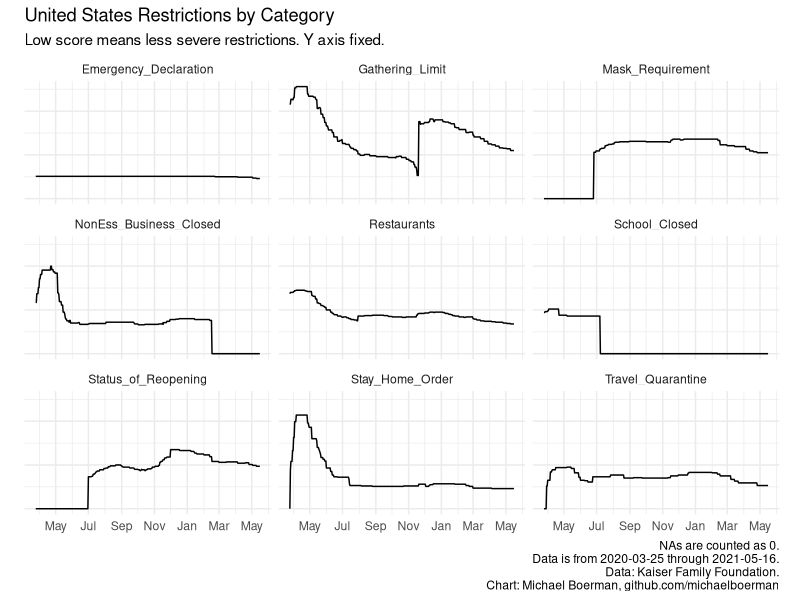

The R source for this figure: (Note: this script raises an error after producing the figure.)
# 032_plot_raw_series.R
# Michael Boerman January 2021
# 
# output: categories_states.png 
#         categories_national.png

# ---- Setup ------------------------------------------------------------------#

library(readr)
library(dplyr)
library(tidyr)
library(ggplot2)
library(here)

# ---- Load Previous Data -----------------------------------------------------#
# From 021_make_factor_levels:

summary_df <- read_csv(here("Intermediate_Data/summary_df.csv"))

# ---- Plots ------------------------------------------------------------------#

# 1: All Categories (facet wrapped)
summary_df %>%
  ggplot(aes(x = Date, y = sums)) +
  geom_line() +
  facet_wrap(~Category, scales = "fixed") + # fix to show the impact of each if not standardized.
  theme_minimal() +
  theme(
    axis.title.y = element_blank(),
    axis.title.x = element_blank(),
    axis.text.y = element_blank(),
    legend.position = "none",
    aspect.ratio = .5
  ) +
  scale_x_date(date_breaks = "2 month", date_labels = "%b",
               date_minor_breaks = "1 month") +
  ggtitle(
    label = "United States Restrictions by Category",
    subtitle = "Low score means less severe restrictions. Y axis fixed."
  ) +
  labs(caption = paste0("NAs are counted as 0.\n Data is from ", min(summary_df$Date), " through ", max(summary_df$Date), ".\n Data: Kaiser Family Foundation.\n Chart: Michael Boerman, github.com/michaelboerman")) +
  ggsave(here("Results/plots/category_decomp.png"), width = 12, height = 6)

# 2. Aggregated into US
summary_df %>%
  group_by(Date) %>%
  summarize(total_sum = sum(sums, na.rm = T)) %>%
  ungroup() %>%
  ggplot(aes(x = Date, y = total_sum)) +
  geom_line(size = 1.25) +
  theme_minimal() +
  theme(
    panel.grid.major.x = element_line(size = 1, colour = "lightgrey"),
    panel.grid.minor.y = element_blank(),
    axis.title.x = element_blank(),
    aspect.ratio = .5
  ) +
  scale_y_continuous(position = "right") +
  scale_x_date(
    date_minor_breaks = "1 week",
    date_breaks = "1 month",
    date_labels = " %b \n %Y"
  ) +
  ggtitle(
    label = "US Rescriction Severity: Un-standardized and un-weighted",
    subtitle = "Low score means less severe restrictions."
  ) +
  labs(caption = paste0("Severity is calculated as the unweighted sum of 9 categorical variables assigned to numbers. NAs are counted as 0.\n Data is from ", min(summary_df$Date), " through ", max(summary_df$Date), ".")) +
  ylab("Severity") +
  ggsave(here("Results/plots/unused_intermediates/national_index_plain.png"), width = 12, height = 6)
